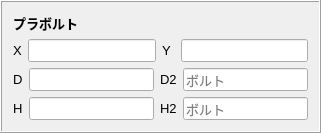
        <widget class="QFrame" name="frame_11">
         <property name="frameShape">
          <enum>QFrame::Box</enum>
         </property>
         <property name="frameShadow">
          <enum>QFrame::Raised</enum>
         </property>
         <layout class="QGridLayout" name="gridLayout_11">
          <item row="0" column="0">
           <widget class="QLabel" name="label_55">
            <property name="font">
             <font>
              <pointsize>10</pointsize>
              <weight>75</weight>
              <bold>true</bold>
             </font>
            </property>
            <property name="frameShadow">
             <enum>QFrame::Sunken</enum>
            </property>
            <property name="text">
             <string>プラボルト</string>
            </property>
            <property name="wordWrap">
             <bool>false</bool>
            </property>
           </widget>
          </item>
          <item row="1" column="0">
           <layout class="QHBoxLayout" name="horizontalLayout_6">
            <item>
             <widget class="QLabel" name="label_54">
              <property name="font">
               <font>
                <pointsize>10</pointsize>
               </font>
              </property>
              <property name="text">
               <string>X</string>
              </property>
             </widget>
            </item>
            <item>
             <widget class="QLineEdit" name="f_prx">
              <property name="font">
               <font>
                <pointsize>10</pointsize>
               </font>
              </property>
              <property name="text">
               <string/>
              </property>
              <property name="placeholderText">
               <string/>
              </property>
             </widget>
            </item>
            <item>
             <widget class="QLabel" name="label_52">
              <property name="font">
               <font>
                <pointsize>10</pointsize>
               </font>
              </property>
              <property name="text">
               <string>Y </string>
              </property>
             </widget>
            </item>
            <item>
             <widget class="QLineEdit" name="f_pry">
              <property name="font">
               <font>
                <pointsize>10</pointsize>
               </font>
              </property>
              <property name="text">
               <string/>
              </property>
              <property name="placeholderText">
               <string/>
              </property>
             </widget>
            </item>
           </layout>
          </item>
          <item row="2" column="0">
           <layout class="QHBoxLayout" name="horizontalLayout_7">
            <item>
             <widget class="QLabel" name="label_53">
              <property name="font">
               <font>
                <pointsize>10</pointsize>
               </font>
              </property>
              <property name="text">
               <string>D</string>
              </property>
             </widget>
            </item>
            <item>
             <widget class="QLineEdit" name="f_prd">
              <property name="font">
               <font>
                <pointsize>10</pointsize>
               </font>
              </property>
              <property name="text">
               <string/>
              </property>
              <property name="placeholderText">
               <string/>
              </property>
             </widget>
            </item>
            <item>
             <widget class="QLabel" name="label_75">
              <property name="font">
               <font>
                <pointsize>10</pointsize>
               </font>
              </property>
              <property name="text">
               <string>D2</string>
              </property>
             </widget>
            </item>
            <item>
             <widget class="QLineEdit" name="f_prd2">
              <property name="font">
               <font>
                <pointsize>10</pointsize>
               </font>
              </property>
              <property name="text">
               <string/>
              </property>
              <property name="placeholderText">
               <string>ボルト</string>
              </property>
             </widget>
            </item>
           </layout>
          </item>
          <item row="3" column="0">
           <layout class="QHBoxLayout" name="horizontalLayout_8">
            <item>
             <widget class="QLabel" name="label_71">
              <property name="font">
               <font>
                <pointsize>10</pointsize>
               </font>
              </property>
              <property name="text">
               <string>H</string>
              </property>
             </widget>
            </item>
            <item>
             <widget class="QLineEdit" name="f_prh">
              <property name="font">
               <font>
                <pointsize>10</pointsize>
               </font>
              </property>
              <property name="text">
               <string/>
              </property>
              <property name="placeholderText">
               <string/>
              </property>
             </widget>
            </item>
            <item>
             <widget class="QLabel" name="label_72">
              <property name="font">
               <font>
                <pointsize>10</pointsize>
               </font>
              </property>
              <property name="text">
               <string>H2</string>
              </property>
             </widget>
            </item>
            <item>
             <widget class="QLineEdit" name="f_prh2">
              <property name="font">
               <font>
                <pointsize>10</pointsize>
               </font>
              </property>
              <property name="text">
               <string/>
              </property>
              <property name="placeholderText">
               <string>ボルト</string>
              </property>
             </widget>
            </item>
           </layout>
          </item>
         </layout>
        </widget>
